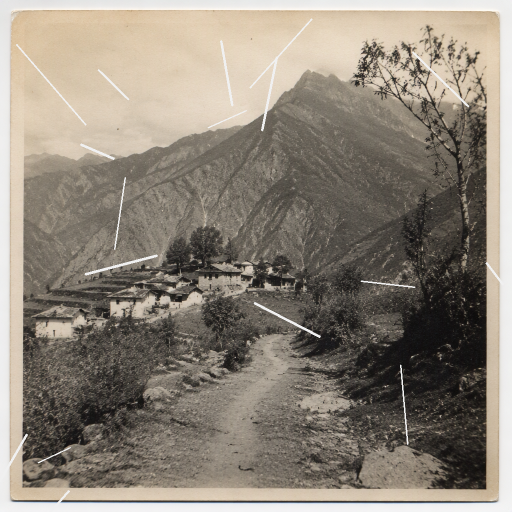
#> input picture 应用层项目/图像修复应用/assets/damaged.png, 1024 x 1024 px (shown at 1/2 size)
$ python demo.py
#> lines starting #> are read from the running program, lines starting #| are printed output that depends on the picture; after the words box and inside, x2 and y2 are one past the last pixel; in counts of white or black regions, pixels touching at a corner belong together
# -*- coding: utf-8 -*-
"""图像修复应用：按掩膜把划痕/破损区域补上，对比 Telea 与 Navier-Stokes 两种算法。

思路：
    1. 读入受损老照片与人工掩膜（白色为待修复区域）；
    2. cv2.inpaint 分别用 INPAINT_TELEA 与 INPAINT_NS 修复，半径可调；
    3. 把掩膜膨胀一点做“边缘过渡”，避免修补区出现硬接缝；
    4. 输出三宫格对比图与局部放大图，并打印掩膜占比与耗时。

核心函数：cv2.inpaint / cv2.dilate
输出：output/inpaint.png、inpaint_crop.png、inpaint_mask.png
"""

import argparse
import os
import sys
import time

try:
    import cv2
    import numpy as np
except ImportError:  # pragma: no cover
    sys.exit("缺少依赖：pip install opencv-contrib-python numpy")

HERE = os.path.dirname(os.path.abspath(__file__))
PROJ = os.path.dirname(HERE)
ASSETS = os.path.join(PROJ, "assets")
OUT = os.path.join(PROJ, "output")


def out_path(name):
    os.makedirs(OUT, exist_ok=True)
    return os.path.join(OUT, name)


def label(img, text, size=(400, 400)):
    out = cv2.resize(img, size)
    cv2.rectangle(out, (0, 0), (out.shape[1], 34), (0, 0, 0), -1)
    cv2.putText(out, text, (8, 24), cv2.FONT_HERSHEY_SIMPLEX, 0.55, (0, 255, 255), 2)
    return out


def main():
    ap = argparse.ArgumentParser(description="掩膜驱动的小区域图像修复")
    ap.add_argument("--input", default=os.path.join(ASSETS, "damaged.png"))
    ap.add_argument("--mask", default=os.path.join(ASSETS, "mask.png"))
    ap.add_argument("--radius", type=int, default=5)
    ap.add_argument("--display", action="store_true")
    args = ap.parse_args()

    img = cv2.imread(args.input)
#> img is the input picture: shape (1024, 1024, 3); mean B, G, R 120.4, 132.1, 140.7
    mask = cv2.imread(args.mask, cv2.IMREAD_GRAYSCALE)
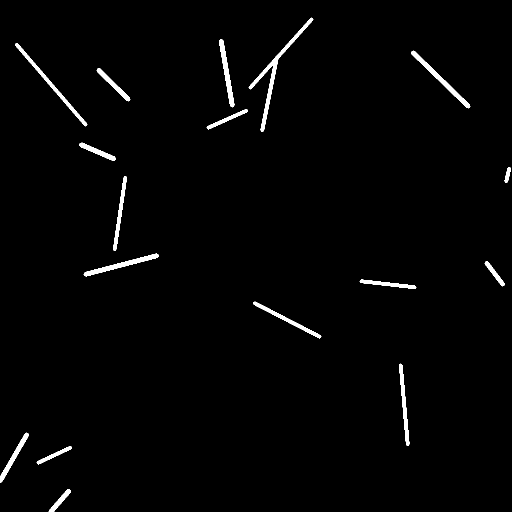
#> input picture 应用层项目/图像修复应用/assets/mask.png, 1024 x 1024 px (shown at 1/2 size)
#> mask: shape (1024, 1024); 1.6% white; 17 white regions, largest, box (x1, y1, x2, y2) and area: (497, 35, 627, 264) 2303, (30, 86, 175, 253) 1467, (822, 101, 941, 217) 1434
    if img is None or mask is None:
        sys.exit("读不到 damaged.png / mask.png")
    if mask.shape[:2] != img.shape[:2]:
        mask = cv2.resize(mask, (img.shape[1], img.shape[0]), interpolation=cv2.INTER_NEAREST)
    mask = (mask > 127).astype(np.uint8) * 255
    mask = cv2.dilate(mask, np.ones((3, 3), np.uint8), iterations=1)
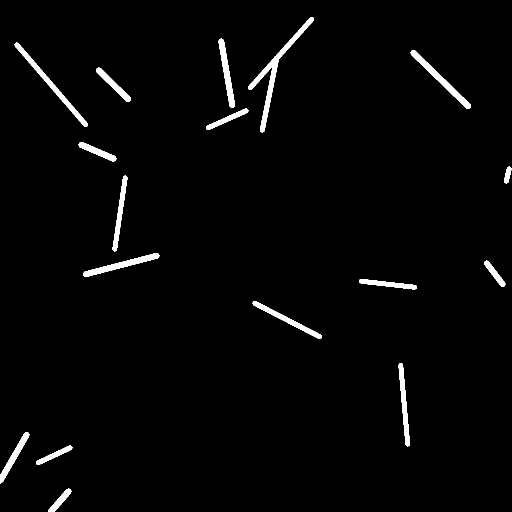
#> mask: shape (1024, 1024) (shown at 1/2 size); 2.1% white; 17 white regions, largest, box (x1, y1, x2, y2) and area: (496, 34, 628, 265) 3174, (29, 85, 176, 254) 2095, (821, 100, 942, 218) 1908
    ratio = float((mask > 0).mean() * 100)
#> ratio = 2.14
    print("待修复像素占比 %.2f%%，修复半径 %d" % (ratio, args.radius))
#| 待修复像素占比 2.14%，修复半径 5

    outs = {}
    for name, flag in (("Telea", cv2.INPAINT_TELEA), ("Navier-Stokes", cv2.INPAINT_NS)):
        t0 = time.time()
        outs[name] = cv2.inpaint(img, mask, args.radius, flag)
        print("  %-14s 耗时 %.3f s" % (name, time.time() - t0))
#> after the loop, outs = 2 items

    masked = img.copy()
    masked[mask > 0] = (0, 0, 255)
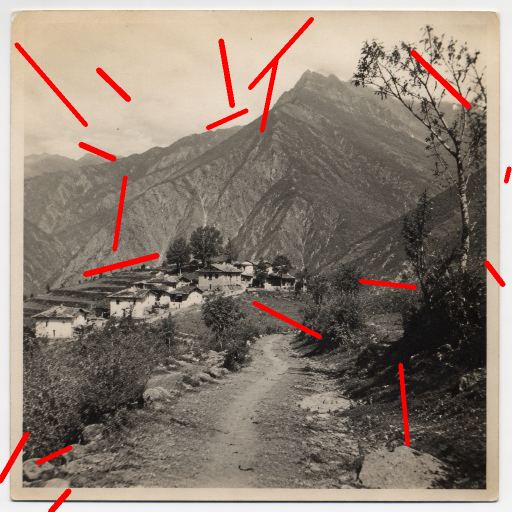
#> masked: shape (1024, 1024, 3) (shown at 1/2 size); 2.14% of pixels changed, all inside (x1, y1, x2, y2) = (0, 34, 1023, 1024)
    grid = np.hstack([label(img, "damaged"),
                      label(masked, "mask %.2f%%" % ratio),
                      label(outs["Telea"], "inpaint Telea"),
                      label(outs["Navier-Stokes"], "inpaint NS")])
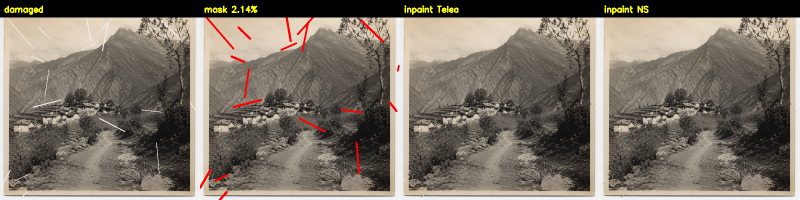
#> grid: shape (400, 1600, 3) (shown at 1/2 size); mean B, G, R 102.5, 113.5, 122.1
    cv2.imwrite(out_path("inpaint.png"), grid)

    # 用积分图找破损最密集的窗口，放大图才看得出修复效果
    integral = cv2.integral((mask > 0).astype(np.float32))
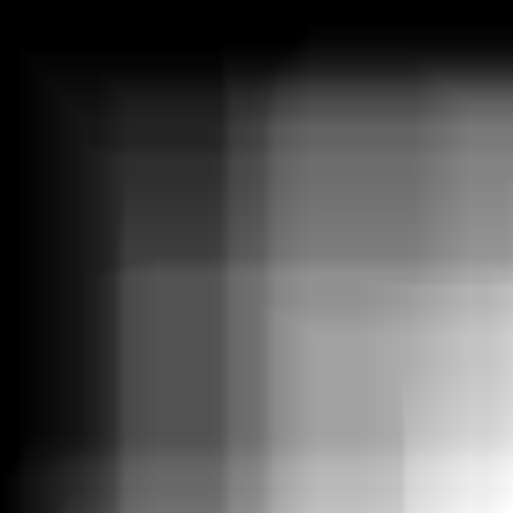
#> integral: shape (1025, 1025) float64 (shown at 1/2 size); min 0, max 22490, mean 7319.2; drawn with min black and max white
    cs = 320
    best, cy, cx = -1, mask.shape[0] // 2, mask.shape[1] // 2
#> best = -1; cy = 512; cx = 512
    for y in range(0, mask.shape[0] - cs, 40):
        for x in range(0, mask.shape[1] - cs, 40):
            total = integral[y + cs, x + cs] - integral[y, x + cs] - integral[y + cs, x] + integral[y, x]
            if total > best:
                best, cy, cx = total, y + cs // 2, x + cs // 2
#> after the loop, best = 5604; cx = 480; cy = 160
    cs = 260
    x0, y0 = max(0, cx - cs // 2), max(0, cy - cs // 2)
#> x0 = 350; y0 = 30
    x1, y1 = min(img.shape[1], x0 + cs), min(img.shape[0], y0 + cs)
#> x1 = 610; y1 = 290
    zoom = np.hstack([label(img[y0:y1, x0:x1], "damaged", (300, 300)),
                      label(outs["Telea"][y0:y1, x0:x1], "Telea", (300, 300)),
                      label(outs["Navier-Stokes"][y0:y1, x0:x1], "NS", (300, 300))])
#> in label (call 7), `cv2.putText(out, text, (8, 24), cv2.FONT_HERSHEY_SIMPLEX, 0.55, (0, 25..`:
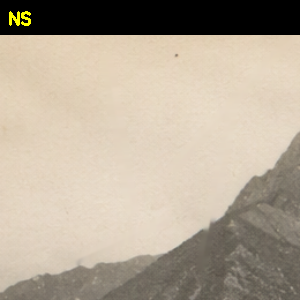
#> out: shape (300, 300, 3); mean of channels 0, 1, 2 149.7, 166.7, 178.7; drawn as B, G, R
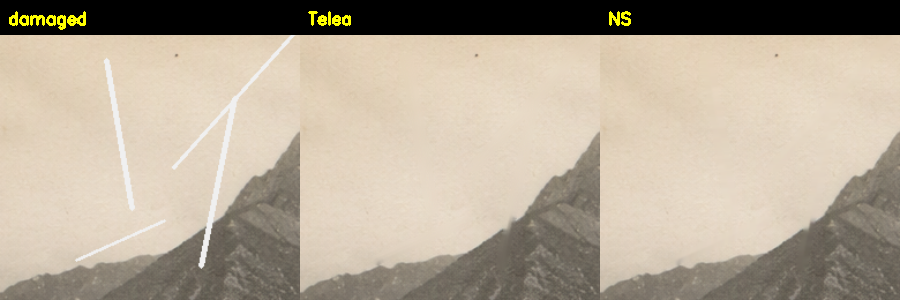
#> zoom: shape (300, 900, 3); mean B, G, R 150.3, 167.6, 179.4
    cv2.imwrite(out_path("inpaint_crop.png"), zoom)
    cv2.imwrite(out_path("inpaint_mask.png"), mask)
    print("已保存 output/inpaint.png、inpaint_crop.png、inpaint_mask.png")

    if args.display:
        cv2.imshow("inpaint", zoom)
        cv2.waitKey(0)
        cv2.destroyAllWindows()


if __name__ == "__main__":
    main()
